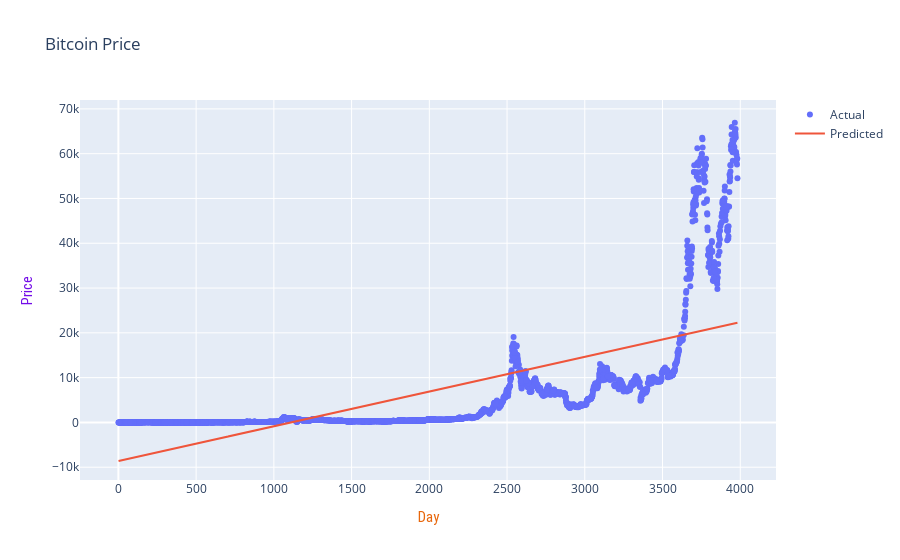

The notebook cell this image was saved under:
### Code cell
print("Price VS Predicted Linear Trend")
linearRegression()

### Figure 1 — Plotly figure (JSON) as saved in the notebook; plotly's stock layout.template omitted (floating-point values rounded to 4 significant figures; data arrays with more than 128 entries replaced by an {"elided": "..."} marker saying what was removed)
{"data": [{"mode": "markers", "name": "Actual", "type": "scatter", "x": {"elided": "2788 int values"}, "y": {"elided": "2788 float values"}}, {"mode": "lines", "name": "Predicted", "type": "scatter", "x": {"elided": "2788 int values"}, "y": {"elided": "2788 float values"}}], "layout": {"title": {"text": "Bitcoin Price"}, "xaxis": {"title": {"font": {"color": "#e8670c", "family": "Roboto Condensed, monospace", "size": 15}, "text": "Day"}}, "yaxis": {"title": {"font": {"color": "#730ce8", "family": "Roboto Condensed, monospace", "size": 15}, "text": "Price"}}}}
